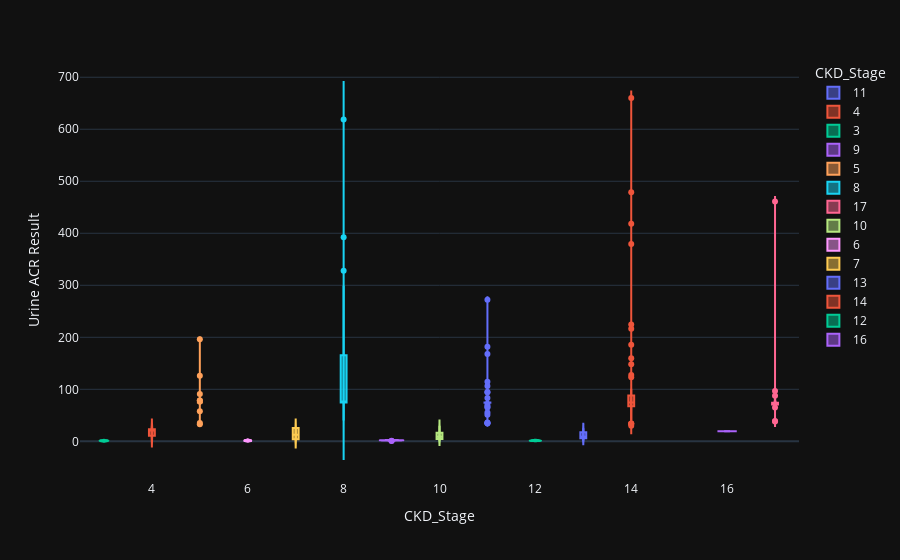

Here is the notebook cell this chart was saved with:
### Code cell
violin('Urine ACR Result')

### Figure 1 — Plotly figure (JSON) as saved in the notebook; plotly's stock layout.template omitted (floating-point values rounded to 4 significant figures)
{"data": [{"alignmentgroup": "True", "box": {"visible": true}, "hovertemplate": "CKD_Stage=%{x}<br>Urine ACR Result=%{y}<extra></extra>", "legendgroup": "11", "marker": {"color": "#636efa"}, "name": "11", "offsetgroup": "11", "orientation": "v", "scalegroup": "True", "showlegend": true, "type": "violin", "x": [11, 11, 11, 11, 11, 11, 11, 11, 11, 11, 11, 11, 11, 11, 11, 11, 11, 11, 11, 11, 11, 11, 11, 11, 11, 11, 11, 11, 11, 11, 11, 11, 11, 11, 11, 11, 11, 11, 11, 11, 11, 11, 11, 11, 11, 11, 11, 11, 11, 11, 11, 11, 11, 11, 11, 11, 11, 11, 11, 11, 11, 11, 11, 11, 11, 11, 11, 11, 11, 11, 11, 11, 11, 11, 11, 11, 11, 11, 11, 11, 11, 11, 11, 11, 11, 11, 11], "x0": " ", "xaxis": "x", "y": [55.2, 74.63, 34.6, 36.2, 272.3, 74.63, 74.63, 74.63, 74.63, 74.63, 74.63, 74.63, 34.9, 51.2, 74.63, 74.63, 74.63, 74.63, 74.63, 94.6, 74.63, 74.63, 74.63, 74.63, 74.63, 74.63, 74.63, 74.63, 106.5, 83.1, 182, 74.63, 74.63, 74.63, 74.63, 74.63, 74, 74, 74, 74, 74, 74, 74, 74, 74, 74, 74, 74, 74, 74, 74, 74, 74, 74, 74, 74, 74, 74, 74, 74, 74, 74, 74, 74, 74, 74, 74.63, 70, 74.63, 74.63, 74.63, 74.63, 74.63, 74.63, 114.5, 74.63, 74.63, 64.8, 74.63, 35.1, 94.5, 74.63, 167.7, 74.63, 74.63, 74.63, 66.4], "y0": " ", "yaxis": "y"}, {"alignmentgroup": "True", "box": {"visible": true}, "hovertemplate": "CKD_Stage=%{x}<br>Urine ACR Result=%{y}<extra></extra>", "legendgroup": "4", "marker": {"color": "#EF553B"}, "name": "4", "offsetgroup": "4", "orientation": "v", "scalegroup": "True", "showlegend": true, "type": "violin", "x": [4, 4, 4, 4, 4, 4, 4], "x0": " ", "xaxis": "x", "y": [20.8, 3.2, 29, 10.8, 23, 22.9, 10.8], "y0": " ", "yaxis": "y"}, {"alignmentgroup": "True", "box": {"visible": true}, "hovertemplate": "CKD_Stage=%{x}<br>Urine ACR Result=%{y}<extra></extra>", "legendgroup": "3", "marker": {"color": "#00cc96"}, "name": "3", "offsetgroup": "3", "orientation": "v", "scalegroup": "True", "showlegend": true, "type": "violin", "x": [3, 3, 3], "x0": " ", "xaxis": "x", "y": [0.2, 1.6, 1.1], "y0": " ", "yaxis": "y"}, {"alignmentgroup": "True", "box": {"visible": true}, "hovertemplate": "CKD_Stage=%{x}<br>Urine ACR Result=%{y}<extra></extra>", "legendgroup": "9", "marker": {"color": "#ab63fa"}, "name": "9", "offsetgroup": "9", "orientation": "v", "scalegroup": "True", "showlegend": true, "type": "violin", "x": [9, 9, 9, 9, 9, 9, 9, 9, 9, 9, 9, 9, 9, 9], "x0": " ", "xaxis": "x", "y": [1.8, 1.4, 1, 2.1, 2.1, 0.6, 2, 2.3, 1.8, 2.3, 2.1, 1.8, 1.8, 2], "y0": " ", "yaxis": "y"}, {"alignmentgroup": "True", "box": {"visible": true}, "hovertemplate": "CKD_Stage=%{x}<br>Urine ACR Result=%{y}<extra></extra>", "legendgroup": "5", "marker": {"color": "#FFA15A"}, "name": "5", "offsetgroup": "5", "orientation": "v", "scalegroup": "True", "showlegend": true, "type": "violin", "x": [5, 5, 5, 5, 5, 5, 5, 5, 5, 5, 5, 5, 5, 5, 5, 5, 5, 5, 5, 5, 5, 5, 5, 5, 5, 5, 5, 5, 5, 5, 5, 5, 5], "x0": " ", "xaxis": "x", "y": [74.63, 74.63, 74.63, 74.63, 74.63, 74.63, 74.63, 74.63, 74.63, 32.6, 74.63, 78.6, 74.63, 74.63, 74.63, 74.63, 74.63, 74.63, 196.3, 126.1, 74.63, 74.63, 74.63, 78.4, 74.63, 35.4, 74.63, 57.7, 74.63, 90.8, 74.63, 74.63, 74.63], "y0": " ", "yaxis": "y"}, {"alignmentgroup": "True", "box": {"visible": true}, "hovertemplate": "CKD_Stage=%{x}<br>Urine ACR Result=%{y}<extra></extra>", "legendgroup": "8", "marker": {"color": "#19d3f3"}, "name": "8", "offsetgroup": "8", "orientation": "v", "scalegroup": "True", "showlegend": true, "type": "violin", "x": [8, 8, 8, 8, 8, 8, 8, 8, 8, 8, 8, 8, 8, 8, 8, 8, 8, 8, 8, 8, 8, 8, 8, 8, 8, 8], "x0": " ", "xaxis": "x", "y": [74.63, 74.63, 74.63, 62.9, 165.3, 43.2, 74.63, 94.4, 74.63, 208.9, 74.63, 74.63, 74.63, 74.63, 328.1, 150, 74.63, 74.63, 74.63, 40.2, 392.3, 618.6, 299, 59.4, 74.63, 224.1], "y0": " ", "yaxis": "y"}, {"alignmentgroup": "True", "box": {"visible": true}, "hovertemplate": "CKD_Stage=%{x}<br>Urine ACR Result=%{y}<extra></extra>", "legendgroup": "17", "marker": {"color": "#FF6692"}, "name": "17", "offsetgroup": "17", "orientation": "v", "scalegroup": "True", "showlegend": true, "type": "violin", "x": [17, 17, 17, 17, 17, 17, 17, 17, 17, 17, 17, 17, 17, 17, 17], "x0": " ", "xaxis": "x", "y": [74, 74, 461.3, 65, 70, 96.9, 74, 39, 74, 38, 74, 87.5, 74, 74, 74], "y0": " ", "yaxis": "y"}, {"alignmentgroup": "True", "box": {"visible": true}, "hovertemplate": "CKD_Stage=%{x}<br>Urine ACR Result=%{y}<extra></extra>", "legendgroup": "10", "marker": {"color": "#B6E880"}, "name": "10", "offsetgroup": "10", "orientation": "v", "scalegroup": "True", "showlegend": true, "type": "violin", "x": [10, 10, 10, 10, 10, 10, 10, 10, 10, 10, 10, 10, 10, 10, 10, 10, 10], "x0": " ", "xaxis": "x", "y": [6.8, 29.8, 10.4, 21.2, 4, 4.7, 18.6, 16, 3, 3, 8.7, 6.3, 3.8, 8, 9.7, 8.8, 27.1], "y0": " ", "yaxis": "y"}, {"alignmentgroup": "True", "box": {"visible": true}, "hovertemplate": "CKD_Stage=%{x}<br>Urine ACR Result=%{y}<extra></extra>", "legendgroup": "6", "marker": {"color": "#FF97FF"}, "name": "6", "offsetgroup": "6", "orientation": "v", "scalegroup": "True", "showlegend": true, "type": "violin", "x": [6, 6, 6, 6], "x0": " ", "xaxis": "x", "y": [0.9, 0.4, 2.4, 1.6], "y0": " ", "yaxis": "y"}, {"alignmentgroup": "True", "box": {"visible": true}, "hovertemplate": "CKD_Stage=%{x}<br>Urine ACR Result=%{y}<extra></extra>", "legendgroup": "7", "marker": {"color": "#FECB52"}, "name": "7", "offsetgroup": "7", "orientation": "v", "scalegroup": "True", "showlegend": true, "type": "violin", "x": [7, 7, 7, 7, 7, 7], "x0": " ", "xaxis": "x", "y": [7.1, 3.9, 26.6, 25.7, 4.2, 17.7], "y0": " ", "yaxis": "y"}, {"alignmentgroup": "True", "box": {"visible": true}, "hovertemplate": "CKD_Stage=%{x}<br>Urine ACR Result=%{y}<extra></extra>", "legendgroup": "13", "marker": {"color": "#636efa"}, "name": "13", "offsetgroup": "13", "orientation": "v", "scalegroup": "True", "showlegend": true, "type": "violin", "x": [13, 13, 13, 13, 13, 13, 13, 13, 13, 13, 13, 13, 13, 13, 13], "x0": " ", "xaxis": "x", "y": [17.6, 12.6, 11.2, 17.6, 24, 6.1, 17.4, 7.5, 8.6, 8.3, 25.2, 4.3, 3.3, 5.5, 5.7], "y0": " ", "yaxis": "y"}, {"alignmentgroup": "True", "box": {"visible": true}, "hovertemplate": "CKD_Stage=%{x}<br>Urine ACR Result=%{y}<extra></extra>", "legendgroup": "14", "marker": {"color": "#EF553B"}, "name": "14", "offsetgroup": "14", "orientation": "v", "scalegroup": "True", "showlegend": true, "type": "violin", "x": [14, 14, 14, 14, 14, 14, 14, 14, 14, 14, 14, 14, 14, 14, 14, 14, 14, 14, 14, 14, 14, 14, 14, 14, 14, 14, 14, 14, 14, 14, 14, 14, 14, 14, 14, 14, 14, 14, 14, 14, 14, 14, 14, 14, 14, 14, 14, 14, 14, 14, 14, 14, 14], "x0": " ", "xaxis": "x", "y": [74.63, 216.3, 74.63, 74.63, 74.63, 74.63, 74.63, 92.1, 30.1, 86, 37.6, 74.63, 159.9, 42.3, 34, 74.63, 74.63, 34, 123.4, 44, 81.5, 659.9, 74.63, 74.63, 62, 74.63, 148.2, 34.1, 70, 101.1, 185.9, 74.63, 74.63, 81.2, 74.63, 55, 68, 127.3, 57.3, 418.5, 55, 74.63, 379.6, 66, 224.8, 74.63, 77, 478.9, 74.63, 86.8, 42, 74.6, 74.5], "y0": " ", "yaxis": "y"}, {"alignmentgroup": "True", "box": {"visible": true}, "hovertemplate": "CKD_Stage=%{x}<br>Urine ACR Result=%{y}<extra></extra>", "legendgroup": "12", "marker": {"color": "#00cc96"}, "name": "12", "offsetgroup": "12", "orientation": "v", "scalegroup": "True", "showlegend": true, "type": "violin", "x": [12, 12, 12, 12, 12], "x0": " ", "xaxis": "x", "y": [1.2, 2.3, 1.1, 1.9, 1], "y0": " ", "yaxis": "y"}, {"alignmentgroup": "True", "box": {"visible": true}, "hovertemplate": "CKD_Stage=%{x}<br>Urine ACR Result=%{y}<extra></extra>", "legendgroup": "16", "marker": {"color": "#ab63fa"}, "name": "16", "offsetgroup": "16", "orientation": "v", "scalegroup": "True", "showlegend": true, "type": "violin", "x": [16], "x0": " ", "xaxis": "x", "y": [19.4], "y0": " ", "yaxis": "y"}], "layout": {"legend": {"title": {"text": "CKD_Stage"}, "tracegroupgap": 0}, "margin": {"t": 60}, "violinmode": "overlay", "xaxis": {"anchor": "y", "categoryarray": [11, 4, 3, 9, 5, 8, 17, 10, 6, 7, 13, 14, 12, 16], "categoryorder": "array", "domain": [0, 1], "title": {"text": "CKD_Stage"}}, "yaxis": {"anchor": "x", "domain": [0, 1], "title": {"text": "Urine ACR Result"}}}}
